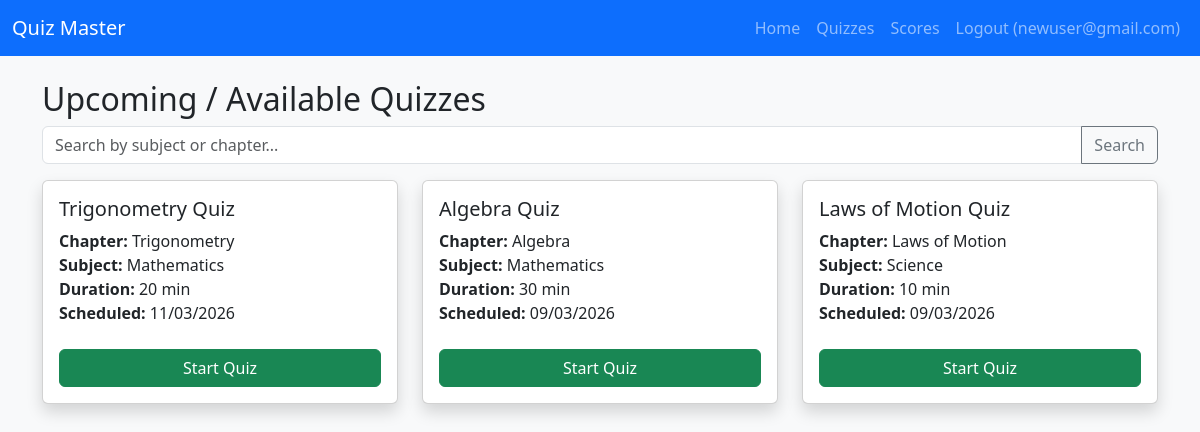
Screenshot of /user/upcoming (signed in) with the database file from the repository.
### models.py (models this page shows, shortened)
class User(db.Model, UserMixin):
    __tablename__ = 'users'
    id = db.Column(db.Integer, primary_key=True)
    username = db.Column(db.String(80), unique=True, nullable=False)
    email = db.Column(db.String(120), unique=True, nullable=False)
    password_hash = db.Column(db.String(255), nullable=False)
    full_name = db.Column(db.String(100))
    qualification = db.Column(db.String(100))
    dob = db.Column(db.Date)
    role = db.Column(db.String(20), default='user')  # 'admin' or 'user'
    scores = db.relationship('Score', backref='user', lazy=True)

class Quiz(db.Model):
    id = db.Column(db.Integer, primary_key=True)
    title = db.Column(db.String(200), nullable=False)
    chapter_id = db.Column(db.Integer, db.ForeignKey('chapter.id'), nullable=False)
    scheduled_date = db.Column(db.Date)
    duration_minutes = db.Column(db.Integer, default=30)
    questions = db.relationship('Question', backref='quiz', lazy=True, cascade="all, delete-orphan")
    scores = db.relationship('Score', backref='quiz', lazy=True, cascade="all, delete-orphan")

class Chapter(db.Model):
    id = db.Column(db.Integer, primary_key=True)
    name = db.Column(db.String(150), nullable=False)
    description = db.Column(db.Text)
    subject_id = db.Column(db.Integer, db.ForeignKey('subject.id'), nullable=False)
    quizzes = db.relationship('Quiz', backref='chapter', lazy=True, cascade="all, delete-orphan")

class Subject(db.Model):
    id = db.Column(db.Integer, primary_key=True)
    name = db.Column(db.String(100), unique=True, nullable=False)
    description = db.Column(db.Text)
    chapters = db.relationship('Chapter', backref='subject', lazy=True, cascade="all, delete-orphan")

### routes/user.py (the view)
    def decorated_function(*args, **kwargs):
        if not current_user.is_authenticated or current_user.role != 'user':
            flash("This area is for registered users only.", "warning")
            return redirect(url_for('main.index'))
        return f(*args, **kwargs)

### app.py (called while the page is built)
@login_manager.user_loader
def load_user(user_id):
    return User.query.get(int(user_id))

@app.context_processor
def utility_processor():
    def current_time():
        return datetime.now().date()  # or datetime.now() if you want time too
    return dict(current_time=current_time)

### routes/user.py (called while the page is built)
def user_required(f):
    def decorated_function(*args, **kwargs):
        if not current_user.is_authenticated or current_user.role != 'user':
            flash("This area is for registered users only.", "warning")
            return redirect(url_for('main.index'))
        return f(*args, **kwargs)
    decorated_function.__name__ = f.__name__
    return decorated_function

@user_bp.route('/upcoming')
@login_required
@user_required
def upcoming():
    quizzes = Quiz.query.join(Chapter).join(Subject)\
                  .order_by(Quiz.scheduled_date.desc(), Quiz.title).all()
    return render_template('user/upcoming_quizzes.html', quizzes=quizzes)

### templates/user/upcoming_quizzes.html (shortened to what this page needs)
{% extends "base.html" %}
{% block content %}
<h2>Upcoming / Available Quizzes</h2>
<div class="input-group mb-3">
  <input type="text" class="form-control" placeholder="Search by subject or chapter..." id="searchInput">
  <button class="btn btn-outline-secondary" type="button">Search</button>
</div>
<div class="row">
  {% for quiz in quizzes %}
<div class="col-md-6 col-lg-4 mb-4">
  <div class="card shadow h-100">
    <div class="card-body">
      <h5 class="card-title">{{ quiz.title }}</h5>
      <p class="card-text">
        <strong>Chapter:</strong> {{ quiz.chapter.name }}<br>
        <strong>Subject:</strong> {{ quiz.chapter.subject.name }}<br>
        <strong>Duration:</strong> {{ quiz.duration_minutes }} min<br>
        {% if quiz.scheduled_date %}
        <strong>Scheduled:</strong> {{ quiz.scheduled_date.strftime('%d/%m/%Y') }}
        {% endif %}
      </p>
      {% set now = current_time() %}
      {% set is_available = not quiz.scheduled_date or quiz.scheduled_date <= now %}
      {% if is_available %}
        <a href="{{ url_for('user.take_quiz', quiz_id=quiz.id) }}"
           class="btn btn-success w-100 mt-2">
          Start Quiz
        </a>
      {% endif %}
    </div>
  </div>
</div>
{% endfor %}
</div>
{% endblock %}

### templates/includes/navbar.html (shortened to what this page needs)
<nav class="navbar navbar-expand-lg navbar-dark bg-primary">
  <div class="container-fluid">
    <a class="navbar-brand" href="{{ url_for('main.index') }}">Quiz Master</a>
    <div class="collapse navbar-collapse" id="navbarNav">
      <ul class="navbar-nav ms-auto">
        {% if current_user.is_authenticated %}
          {% if current_user.role == 'admin' %}
            <li class="nav-item"><a class="nav-link" href="{{ url_for('admin.dashboard') }}">Dashboard</a></li>
            <li class="nav-item"><a class="nav-link" href="{{ url_for('admin.subjects') }}">Subjects</a></li>
          {% else %}
            <li class="nav-item"><a class="nav-link" href="{{ url_for('user.dashboard') }}">Home</a></li>
            <li class="nav-item"><a class="nav-link" href="{{ url_for('user.upcoming') }}">Quizzes</a></li>
            <li class="nav-item"><a class="nav-link" href="{{ url_for('user.scores') }}">Scores</a></li>
          {% endif %}
          <li class="nav-item"><a class="nav-link" href="{{ url_for('auth.logout') }}">Logout ({{ current_user.username }})</a></li>
        {% else %}
          <li class="nav-item"><a class="nav-link" href="{{ url_for('auth.login') }}">Login</a></li>
          <li class="nav-item"><a class="nav-link" href="{{ url_for('auth.register') }}">Register</a></li>
        {% endif %}
      </ul>
    </div>
  </div>
</nav>

### static/css/style.css (style rules this page uses)
body { font-family: 'Segoe UI', Tahoma, Geneva, Verdana, sans-serif; }
.card { transition: box-shadow 0.3s; }

### rows the page displays
User: username "newuser@gmail.com"
Quiz: title "Trigonometry Quiz", chapter.name "Trigonometry", chapter.subject.name "Mathematics", duration_minutes "20", scheduled_date "11/03/2026"
Quiz: title "Algebra Quiz", chapter.name "Algebra", chapter.subject.name "Mathematics", duration_minutes "30", scheduled_date "09/03/2026"
Quiz: title "Laws of Motion Quiz", chapter.name "Laws of Motion", chapter.subject.name "Science", duration_minutes "10", scheduled_date "09/03/2026"
